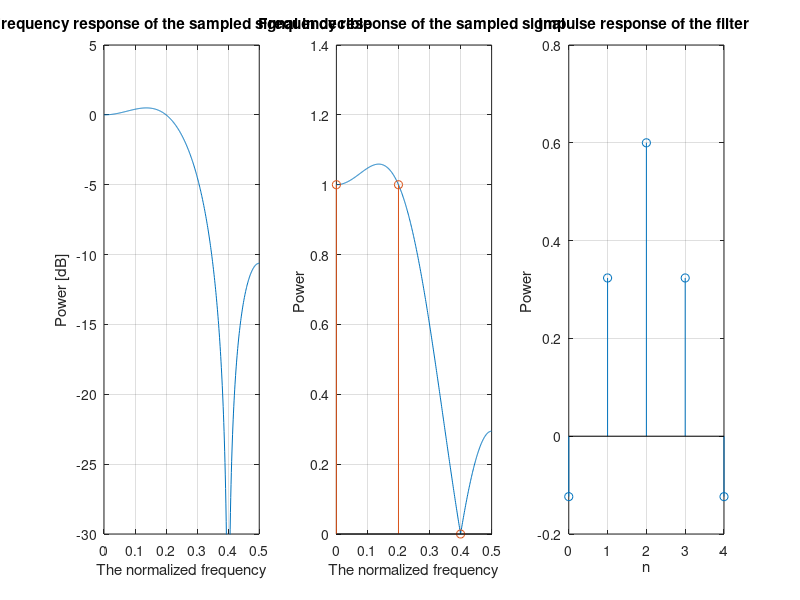

Reproduce this figure in MATLAB.
%% 0. setup 

clear all;
close all;
%% 1.1 The filter selection 
% Those are the sampled values from the absolute values of the ideal filter
% 
%a=[0 0 0 0 0 0 0 1 1 1 1 1 1 1 1 1 0 0 0 0 0 0];
a=[1 1 1 1 1 0 0 1 1 1 1 1 1 1 1 0 0 1 1 1 1 ];
%a=[1 1 1 1 1 1 1 1 1 0 0 0 0 1 1 1 1 1 1 1 1 1 1 1 1 1 1 1 1 0 0 0 0 1 1 1 1 1 1 1 1 ];
a=[1 1 0 0 1]
%a=[1 1 1 1 1 1 1 1 1 0 0 0 0 0 0 0 0 0 0 0 0 0 0 0 0 0 0 0 0 0 0 0 0 0 1 1 1 1 1 1 1 1];

%% 1.2 
N=length(a); % Reading the length of the vector 
M=N-1; % The order of the filter
Fl=1024; %The FFT and IFFT length

%% 1.2.1 checking if the filter is of type 1
Test=false;
if mod(M,2)==1
    sprintf('This is not a type 1 filter please choose another vector ')
    Test=true;
end;

if Test 
    return;
end
    
for j=1:(M-1)/2
    
    if a(j+1)~=a(M+1-j+1)
        sprintf('This is not a type 1 filter please choose another vector ')
        Test =true;
        break
    end
end

if Test 
    return;
end
    
    



%% 1.3 creating the linear phase part   

% We create here the vector p which will hold the coefficients angle
% values according to the rule that applying to each filetr family 
for j=0:M
   p(j+1)=exp(i*2*pi*(-(j)*M/(2*(M+1))));
end


a=a.*p; % Multipling the two vectors in order to get the full sampled 
%coefficients vector

%% 1.4
ainv=ifft(a,N); % Calculating the coefficints in the time domain
b=fft(ainv,Fl); % calculating the high resolution fft for the sampled coeffcients
Bang=unwrap(angle(b)); % a checking phase for the angle
%% 2. graph generating 
%% 2.1 Graph :setting up the different X axis .
T=zeros(1,length(a));
T=(0:1/N:M/N);
t=(0:1/Fl:(Fl-1)/Fl);

% we set here another 2 x axis that will show only half of the response
bs=b(1:1:Fl/2+1);
ts=t(1:1:Fl/2+1);

Ts=(0:1/N:1/2);
as=a(1:1:(N+1)/2);
%% 2.2 Ploting up the graphs 
% Graph 1
figure ;
title('Type 1 FIR filter') 
subplot (1,3,1);
plot (ts,20*log10(abs(bs)));
ylim([-30 5 ]);
xlim([0 0.5]);
title('Frequency response of the sampled signal in decible') 
xlabel('The normalized frequency')
ylabel('Power [dB]');
% plot (t,abs(b));
grid on

% Graph 2
subplot (1,3,2);
plot (ts,abs(bs));
hold on ;
stem(Ts,abs(as));
%ylim([0 1.3]);
xlim([0 0.5]);
title('Frequency response of the sampled signal ') 
xlabel('The normalized frequency')
ylabel('Power ');
grid on

% Graph 3
x=(0:1:M);
subplot (1,3,3);
stem (x,real(ainv));
title('Impulse response of the filter ') 
xlabel('n')
ylabel('Power ');
grid on 

